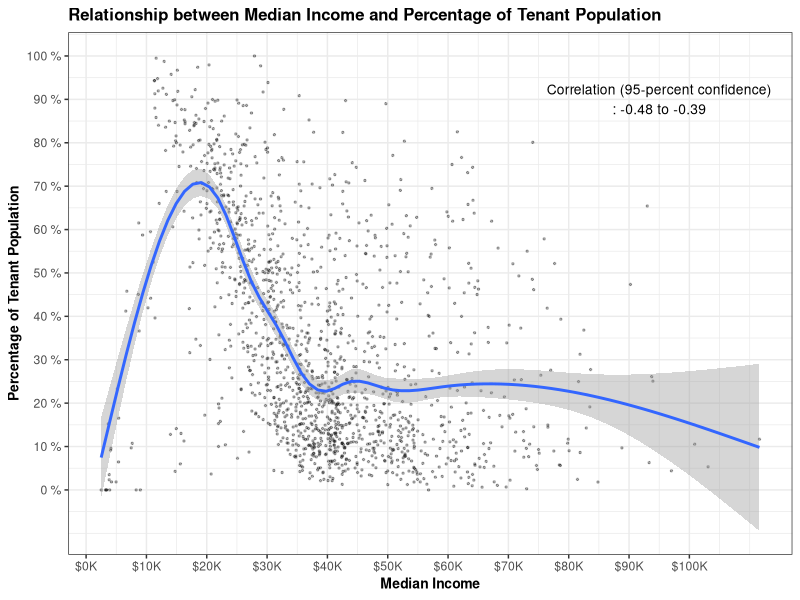
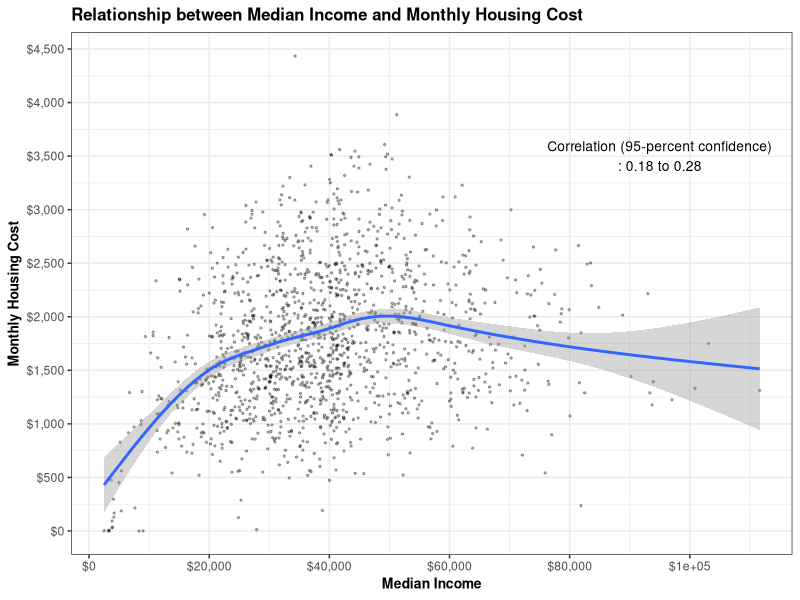
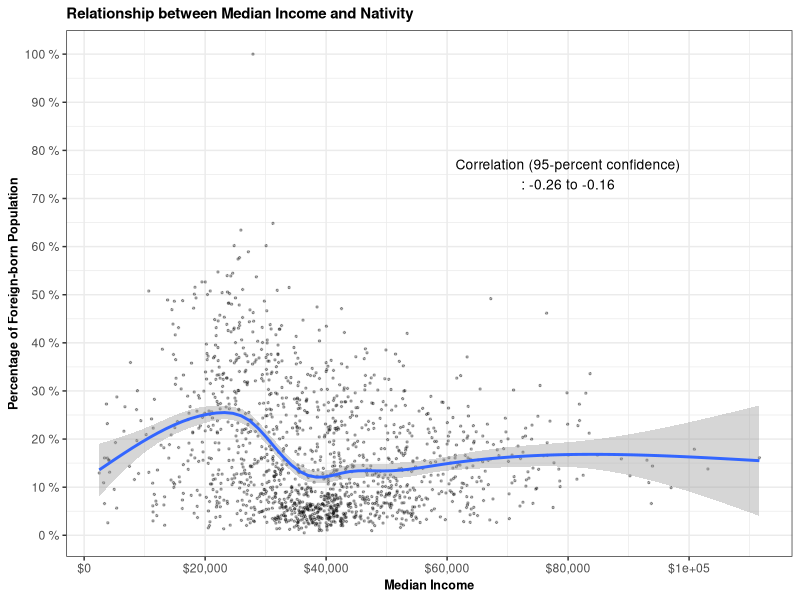
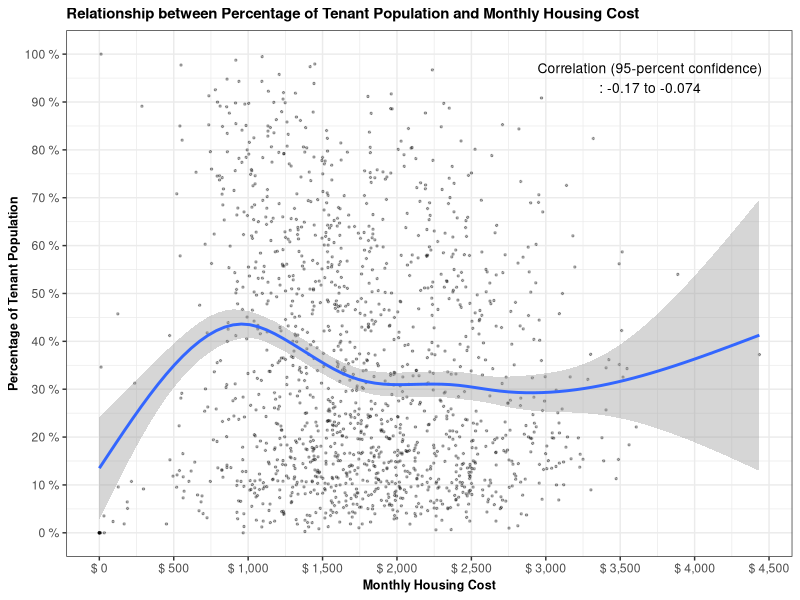
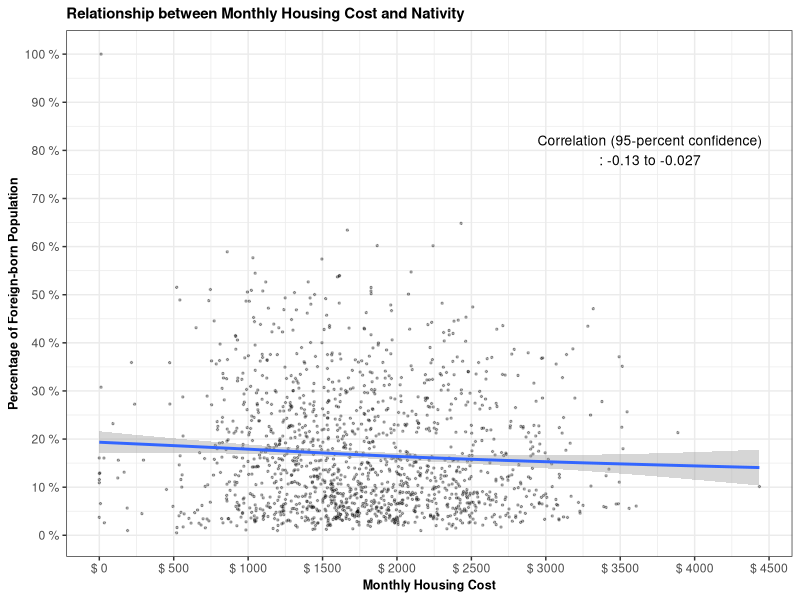
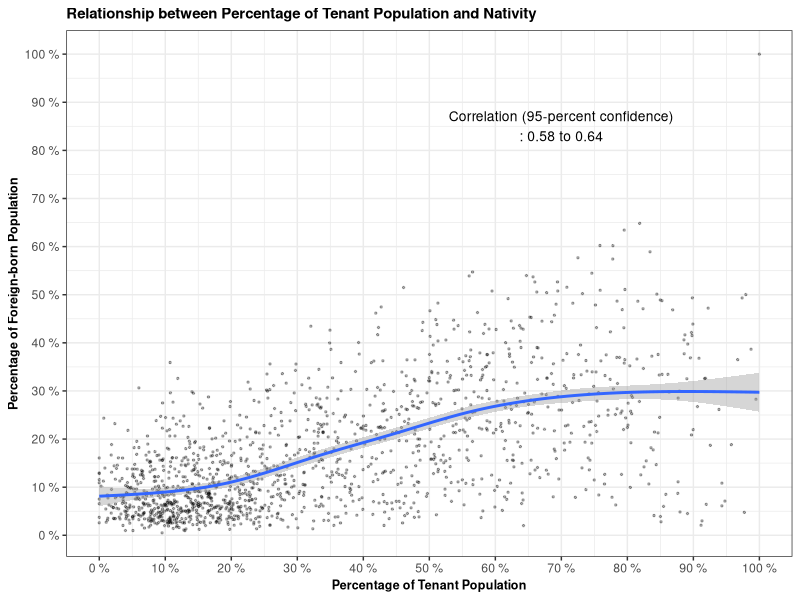
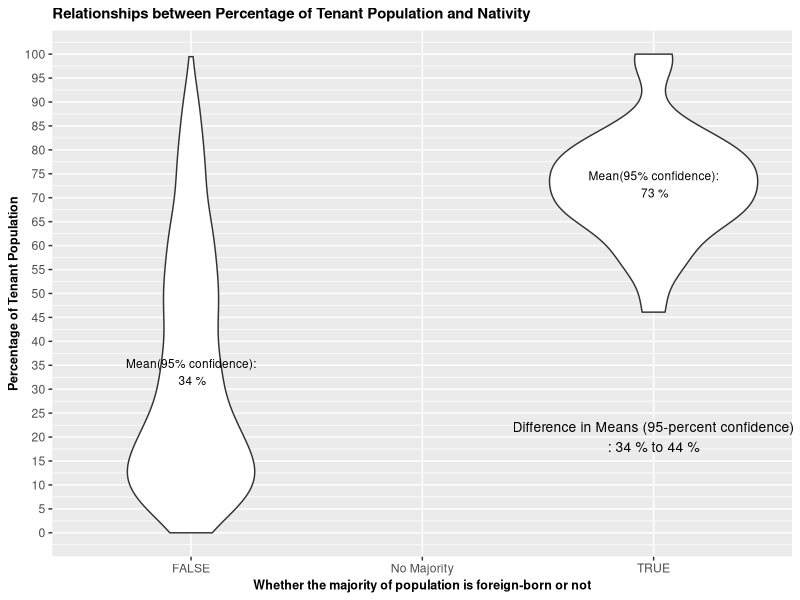

Source code (R) for these figures, in order: (Note: this script raises an error after producing the figures.)
## ---- chunk 1
library(tidyverse)
library(ggplot2)
library(ggthemes)
## ---- chunk 2
tractMA2018 <- read.csv("tractMA2018_3rd.csv")
## ---- chunk 3
correlation1 <- cor.test(tractMA2018$med_incomeE, tractMA2018$pct_ten)
correlation1
## ---- chunk 4
correlation2 <- cor.test(tractMA2018$med_incomeE, tractMA2018$mon_housE)
correlation2
## ---- chunk 5
correlation3 <- cor.test(tractMA2018$med_income, tractMA2018$pct_foreign)
correlation3
## ---- chunk 6
correlation4 <- cor.test(tractMA2018$pct_ten, tractMA2018$mon_housE)
correlation4
## ---- chunk 7
correlation5 <- cor.test(tractMA2018$pct_foreign, tractMA2018$mon_housE)
correlation5
## ---- chunk 8
correlation6 <- cor.test(tractMA2018$pct_ten, tractMA2018$pct_foreign)
correlation6
## ---- chunk 9
ggplot(tractMA2018, aes(x=med_incomeE, y=pct_ten)) +
  geom_point(size = 0.5, alpha = 0.3, position = "jitter") +
  geom_smooth() +
  theme_bw() +
  scale_x_continuous(name = "Median Income",
                     breaks = seq(0, 100000, by = 10000),
                     labels = paste("$", prettyNum(seq(0, 100, by = 10), big.mark = ","), "K", sep = "")) +
  scale_y_continuous(name = "Percentage of Tenant Population", 
                     breaks = seq(0, 1, by = 0.1),
                     labels = paste(prettyNum(seq(0, 100, by = 10)), "%")) + 
  ggtitle("Relationship between Median Income and Percentage of Tenant Population") +
  theme(title = element_text(size=10, face = "bold")) + 
  annotate("text", x = 95000, y = 0.9, size=3.5,
           label = paste("Correlation (95-percent confidence)\n:", prettyNum(correlation1$conf.int[1], digits = 2), "to", prettyNum(correlation1$conf.int[2], digits = 2)))
## ---- chunk 10
ggplot(tractMA2018, aes(x=med_incomeE, y=mon_housE)) +
  geom_point(size = 0.5, alpha = 0.3, position = "jitter") +
  geom_smooth() +
  theme_bw() +
  scale_x_continuous(name = "Median Income",
                     breaks = seq(0, 100000, by = 20000),
                     labels = paste("$", prettyNum(seq(0, 100000, by = 20000), big.mark = ","), sep = "")) +
  scale_y_continuous(name = "Monthly Housing Cost",
                     breaks = seq(0, 5000, by = 500),
                     labels = paste( "$", prettyNum(seq(0, 5000, by = 500), big.mark = ","), sep = "")) +  
  ggtitle("Relationship between Median Income and Monthly Housing Cost") +
  theme(title = element_text(size=10, face = "bold")) + 
  annotate("text", x = 95000, y = 3500, size=3.5,
           label = paste("Correlation (95-percent confidence)\n:", prettyNum(correlation2$conf.int[1], digits = 2), "to", prettyNum(correlation2$conf.int[2], digits = 2)))
## ---- chunk 11
ggplot(tractMA2018, aes(x=med_incomeE, y=pct_foreign)) +
  geom_point(size = 0.5, alpha = 0.3, position = "jitter") +
  geom_smooth() +
  theme_bw() +
  scale_x_continuous(name = "Median Income",
                     breaks = seq(0, 100000, by = 20000),
                     labels = paste("$", prettyNum(seq(0, 100000, by = 20000), big.mark = ","), sep = "")) +
  scale_y_continuous(name = "Percentage of Foreign-born Population", 
                     breaks = seq(0, 1, by = 0.1),
                     labels = paste(prettyNum(seq(0, 100, by = 10), big.mark = ","), "%")) + 
  ggtitle("Relationship between Median Income and Nativity") +
  theme(title = element_text(size=9, face = "bold")) + 
  annotate("text", x = 80000, y = 0.75, size=3.5,
           label = paste("Correlation (95-percent confidence)\n:", prettyNum(correlation3$conf.int[1], digits = 2), "to", prettyNum(correlation3$conf.int[2], digits = 2)))
## ---- chunk 12
ggplot(tractMA2018, aes(x=mon_housE, y=pct_ten)) +
  geom_point(size = 0.5, alpha = 0.3, position = "jitter") +
  geom_smooth() +
  theme_bw() +
  scale_x_continuous(name = "Monthly Housing Cost",
                     breaks = seq(0, 5000, by = 500),
                     labels = paste("$", prettyNum(seq(0, 5000, by = 500), big.mark = ","))) +
  scale_y_continuous(name = "Percentage of Tenant Population", 
                     breaks = seq(0, 1, by = 0.1),
                     labels = paste(prettyNum(seq(0, 100, by = 10)), "%")) + 
  ggtitle("Relationship between Percentage of Tenant Population and Monthly Housing Cost") +
  theme(title = element_text(size=9, face = "bold")) + 
  annotate("text", x = 3700, y = 0.95, size=3.5,
           label = paste("Correlation (95-percent confidence)\n:", prettyNum(correlation4$conf.int[1], digits = 2), "to", prettyNum(correlation4$conf.int[2], digits = 2)))
## ---- chunk 13
ggplot(tractMA2018, aes(x=mon_housE, y=pct_foreign)) +
  geom_point(size = 0.5, alpha = 0.3, position = "jitter") +
  geom_smooth() +
  theme_bw() +
  scale_x_continuous(name = "Monthly Housing Cost",
                     breaks = seq(0, 5000, by = 500),
                     labels = paste("$", prettyNum(seq(0, 5000, by = 500)))) +
  scale_y_continuous(name = "Percentage of Foreign-born Population", 
                     breaks = seq(0, 1, by = 0.1),
                     labels = paste(prettyNum(seq(0, 100, by = 10)), "%")) + 
  ggtitle("Relationship between Monthly Housing Cost and Nativity") +
  theme(title = element_text(size=9, face = "bold")) + 
  annotate("text", x = 3700, y = 0.8, size=3.5,
           label = paste("Correlation (95-percent confidence)\n:", prettyNum(correlation5$conf.int[1], digits = 2), "to", prettyNum(correlation5$conf.int[2], digits = 2)))
## ---- chunk 14
ggplot(tractMA2018, aes(x=pct_ten, y=pct_foreign)) +
  geom_point(size = 0.5, alpha = 0.3, position = "jitter") +
  geom_smooth() +
  theme_bw() +
  scale_x_continuous(name = "Percentage of Tenant Population", 
                     breaks = seq(0, 1, by = 0.1),
                     labels = paste(prettyNum(seq(0, 100, by = 10)), "%")) +
  scale_y_continuous(name = "Percentage of Foreign-born Population", 
                     breaks = seq(0, 1, by = 0.1),
                     labels = paste(prettyNum(seq(0, 100, by = 10)), "%")) + 
  ggtitle("Relationship between Percentage of Tenant Population and Nativity") +
  theme(title = element_text(size=9, face = "bold")) + 
  annotate("text", x = 0.7, y = 0.85, size=3.5,
           label = paste("Correlation (95-percent confidence)\n:", prettyNum(correlation6$conf.int[1], digits = 2), "to", prettyNum(correlation6$conf.int[2], digits = 2)))
## ---- chunk 15
difference1 = t.test(pct_ten ~ maj_foreign == "TRUE", 
                    data = tractMA2018)
difference1
## ---- chunk 16
ggplot(tractMA2018, aes(x = maj_foreign, y = pct_ten)) +
  geom_violin() +
  theme_gray() +
  scale_x_discrete(name = "Whether the majority of population is foreign-born or not") +
  scale_y_continuous(name = "Percentage of Tenant Population",
                     breaks = seq(0, 1, by = 0.05),
                     labels = paste(prettyNum(seq(0, 100, by = 5), "%"))) + 
  ggtitle("Relationships between Percentage of Tenant Population and Nativity") +
  theme(title = element_text(size=9, face = "bold")) + 
  annotate(geom = "text", x=1, y=difference1$estimate[1], size=3, 
           label = paste("Mean(95% confidence):\n", prettyNum(difference1$estimate[1]*100, digits=2), "%")) + 
  annotate(geom = "text", x=3, y=difference1$estimate[2], size=3,
           label = paste("Mean(95% confidence):\n", prettyNum(difference1$estimate[2]*100, digits=2), "%")) + 
  annotate("text", x = 3, y = 0.2, size=3.5,
           label = paste("Difference in Means (95-percent confidence)\n:", prettyNum(abs(difference1$conf.int[2]*100), digits = 2), "% to", prettyNum(abs(difference1$conf.int[1]*100), digits = 2), "%"))
  
## ---- chunk 17
difference2 = t.test(mon_housE ~ maj_foreign == "TRUE", 
                    data = tractMA2018)
difference2
## ---- chunk 18
ggplot(tractMA2018, aes(x = maj_foreign, y = mon_housE)) +
  geom_boxplot() + 
  theme_gray() +
  scale_x_discrete(name = "Whether the majority of population is foreign-born or not") +
  scale_y_continuous(name = "Monthly Housing Cost",
                     breaks = seq(0, 5000, by = 500),
                     labels = paste("$", prettyNum(seq(0, 5000, by = 500), big.mark = ","))) + 
  ggtitle("Relationships between Percentage of Monthly Housing Cost and Nativity") +
  theme(title = element_text(size=9, face = "bold")) + 
  annotate(geom = "text", x=1, y=difference2$estimate[1], size=3, 
           label = paste("Mean(95% confidence):\n", "$", prettyNum(difference2$estimate[1], digits=0))) + 
  annotate(geom = "text", x=3, y=difference2$estimate[2], size=3,
           label = paste("Mean(95% confidence):\n", "$", prettyNum(difference2$estimate[2], digits=0))) + 
  annotate("text", x = 2, y = 2500, size=3.5,
           label = paste("Difference in Means (95-percent confidence)\n:", "$", prettyNum(difference2$conf.int[1], digits = 2), "to $", prettyNum(difference2$conf.int[2], digits = 2)))
  
## ---- chunk 19
difference3 = t.test(med_incomeE ~ maj_foreign == "TRUE", 
                    data = tractMA2018)
difference3
## ---- chunk 20
ggplot(tractMA2018, aes(x = maj_foreign, y = med_incomeE)) +
  geom_violin() + 
  theme_bw() +
  scale_x_discrete(name = "Whether the majority of population is foreign-born or not") +
  scale_y_continuous(name = "Median Income",
                     breaks = seq(0, 100000, by = 20000),
                     labels = paste("$", prettyNum(seq(0, 100, by = 20)), "K", sep = "")) + 
  ggtitle("Relationships between Median Income and Nativity") +
  theme(title = element_text(size=9, face = "bold")) + 
  annotate("text", x=1, y=difference3$estimate[1], size=3, 
           label = paste("Mean(95% confidence):\n", "$", prettyNum(difference3$estimate[1], digits = 1))) + 
  annotate("text", x=3, y=difference3$estimate[2], size=3,
           label = paste("Mean(95% confidence):\n", "$", prettyNum(difference3$estimate[2], digits = 1))) + 
  annotate("text", x = 2, y = 80000, size=3.5,
           label = paste("Difference in Means (95-percent confidence)\n:", "$", prettyNum(difference3$conf.int[1], digits = 1), "to $", prettyNum(difference3$conf.int[2], digits = 1)))

## ---- chunk 21
anova1 <- aov (pct_ten ~ maj_tra, data = tractMA2018)
summary(anova1)
## ---- chunk 22
ggplot(tractMA2018, aes(x = maj_tra, y = pct_ten)) +
  geom_boxplot() +
  theme_dark() +
  ggtitle("Relationships between Percentage of Tenant Population and Transportation Mode Choice") +
  theme(title = element_text(size=8, face = "bold")) + 
  scale_x_discrete(name = "Transportation Mode with the Highest Modal Share") +
  scale_y_continuous(name = "Percentage of Tenant Population",
                     breaks = seq(0, 1, by = 0.1),
                     labels = paste(prettyNum(seq(0, 100, by = 10), "%")))
## ---- chunk 23
anova2 <- aov (pct_foreign ~ maj_tra, data = tractMA2018)
summary(anova2)
## ---- chunk 24
ggplot(tractMA2018, aes(x = maj_tra, y = pct_foreign)) +
  geom_boxplot() +
  theme_dark() +
  ggtitle("Relationships between Nativity and Transportation Mode Choice") +
  theme(title = element_text(size=9, face = "bold")) + 
  scale_x_discrete(name = "Transportation Mode with the Highest Modal Share") +
  scale_y_continuous(name = "Percentage of Foreign-born Population",
                     breaks = seq(0, 1, by = 0.1),
                     labels = paste(prettyNum(seq(0, 100, by = 10), "%")))
## ---- chunk 25
anova3 <- aov (mon_housE ~ maj_tra, data = tractMA2018)
summary(anova3)
## ---- chunk 26
ggplot(tractMA2018, aes(x = maj_tra, y = mon_housE)) +
  geom_boxplot() +
  theme_dark() +
  ggtitle("Relationships between Monthly Housing Cost and Transportation Mode Choice") +
  theme(title = element_text(size=9, face = "bold")) + 
  scale_x_discrete(name = "Transportation Mode with the Highest Modal Share") +
  scale_y_continuous(name = "Monthly Housing Cost",
                     breaks = seq(0, 5000, by = 500),
                     labels = paste( "$", prettyNum(seq(0, 5000, by = 500), big.mark = ","), sep = ""))
## ---- chunk 27
anova4 <- aov (med_incomeE ~ maj_tra, data = tractMA2018)
summary(anova4)
## ---- chunk 28
ggplot(tractMA2018, aes(x = maj_tra, y = med_incomeE)) +
  geom_boxplot() +
  theme_dark() +
  ggtitle("Relationships between Median Income and Transportation Mode Choice") +
  theme(title = element_text(size=9, face = "bold")) + 
  scale_x_discrete(name = "Transportation Mode with the Highest Modal Share") +
  scale_y_continuous(name = "Median Income",
                     breaks = seq(0, 100000, by = 10000),
                     labels = paste("$", prettyNum(seq(0, 100, by = 10)), "K", sep = ""))
## ---- chunk 29
anova5 <- aov (med_incomeE ~ maj_race, data = tractMA2018)
summary(anova5)
## ---- chunk 30
ggplot(tractMA2018, aes(x = maj_race, y = med_incomeE)) +
  geom_boxplot() +
  theme_dark() +
  ggtitle("Relationships between Median Income and Race/Ethnicity") +
  theme(title = element_text(size=9, face = "bold")) + 
  scale_x_discrete(name = "Race/Ethnicity With the Highest Proportion") +
  scale_y_continuous(name = "Median Income",
                     breaks = seq(0, 100000, by = 20000),
                     labels = paste("$", prettyNum(seq(0, 100, by = 20)), "K", sep = ""))
## ---- chunk 31
anova6 <- aov (mon_housE ~ maj_race, data = tractMA2018)
summary(anova6)
## ---- chunk 32
ggplot(tractMA2018, aes(x = maj_race, y = mon_housE)) +
  geom_boxplot() +
  theme_dark() +
  ggtitle("Relationships between Monthly Housing Cost and Race/Ethnicity") +
  theme(title = element_text(size=9, face = "bold")) + 
  scale_x_discrete(name = "Race/Ethnicity With the Highest Proportion") +
  scale_y_continuous(name = "Monthly Housing Cost",
                     breaks = seq(0, 5000, by = 500),
                     labels = paste("$", prettyNum(seq(0, 5000, by = 500), big.mark = ",")))
## ---- chunk 33
anova7 <- aov (pct_foreign ~ maj_race, data = tractMA2018)
summary(anova7)
## ---- chunk 34
ggplot(tractMA2018, aes(x = maj_race, y = pct_foreign)) +
  geom_boxplot() +
  theme_dark() +
  ggtitle("Relationships between Nativity and Race/Ethnicity") +
  theme(title = element_text(size=9, face = "bold")) + 
  scale_x_discrete(name = "Race/Ethnicity With the Highest Proportion") +
  scale_y_continuous(name = "Percentage of Foreign-born Population", 
                     breaks = seq(0, 1, by = 0.1),
                     labels = paste(prettyNum(seq(0, 100, by = 10)), "%"))
## ---- chunk 35
anova8 <- aov (pct_ten ~ maj_race, data = tractMA2018)
summary(anova8)
## ---- chunk 36
ggplot(tractMA2018, aes(x = maj_race, y = pct_ten)) +
  geom_boxplot() +
  theme_dark() +
  ggtitle("Relationships between Percentage of Tenant Population and Race/Ethnicity") +
  theme(title = element_text(size=9, face = "bold")) + 
  scale_x_discrete(name = "Race/Ethnicity With the Highest Proportion") +
  scale_y_continuous(name = "Percentage of Tenant Population", 
                     breaks = seq(0, 1, by = 0.1),
                     labels = paste(prettyNum(seq(0, 100, by = 10)), "%"))
## ---- chunk 37
chi_sq1 <- chisq.test(tractMA2018$maj_race, tractMA2018$maj_tra == "Car")
chi_sq1
## ---- chunk 38
chi_sq1$observed
## ---- chunk 39
chi_sq1$expected
## ---- chunk 40
chi_sq2 <- chisq.test(tractMA2018$maj_race, tractMA2018$maj_foreign == TRUE)
chi_sq2
## ---- chunk 41
chi_sq2$observed
## ---- chunk 42
chi_sq2$expected
## ---- chunk 43
chi_sq3 <- chisq.test(tractMA2018$maj_foreign, tractMA2018$maj_tra == "Car")
chi_sq3
## ---- chunk 44
chi_sq3$observed
## ---- chunk 45
chi_sq3$expected
